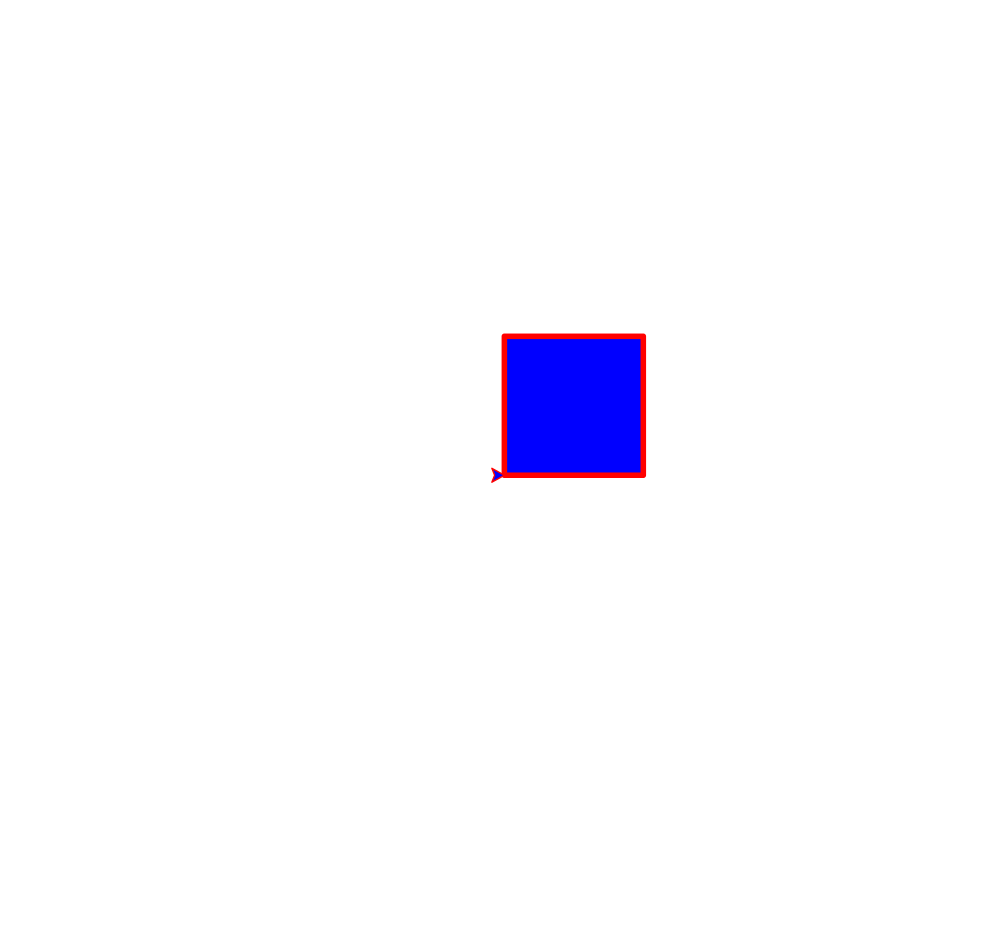

This chart was generated by the following Python code:
import turtle

bob = turtle.Turtle()

bob.color("red")
bob.fillcolor("blue")

bob.begin_fill()
bob.width(4)
for x in range(4):
    bob.forward(100)
    bob.left(90)
bob.end_fill()
    
